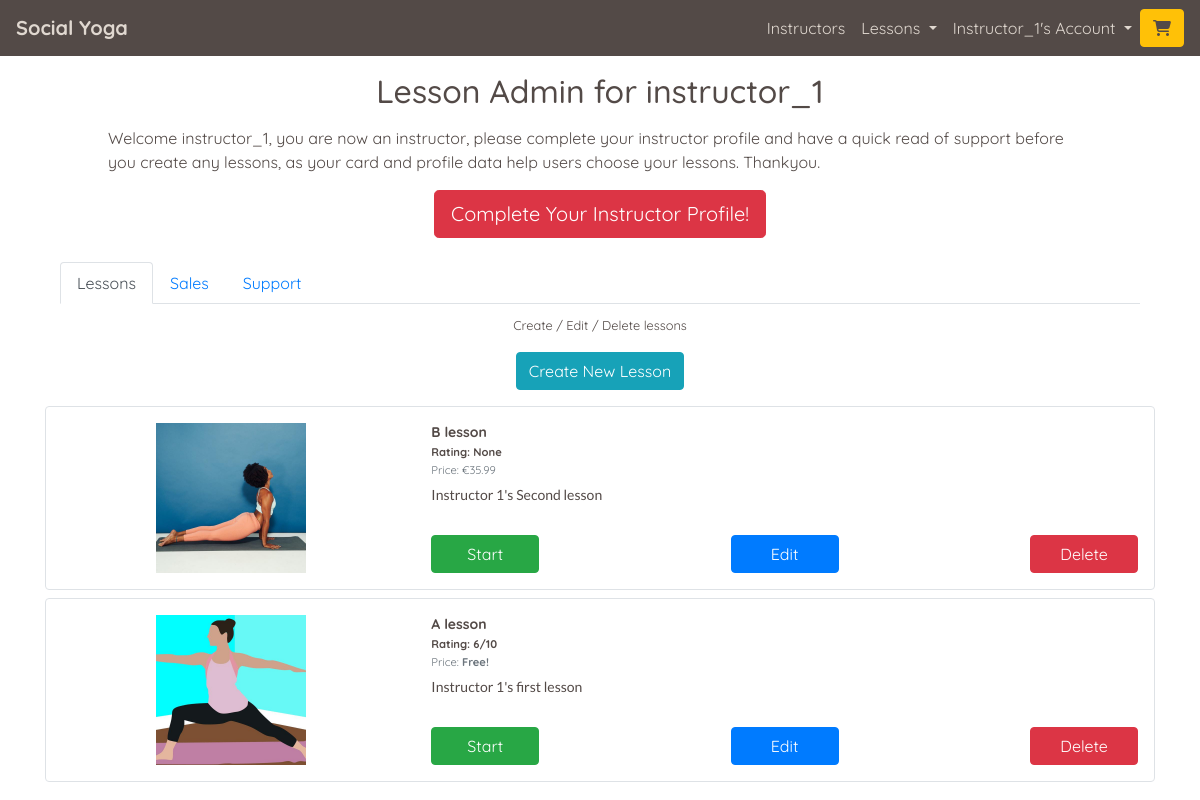
Before: /lessons/instructor_admin/ (signed in) with the older database file.
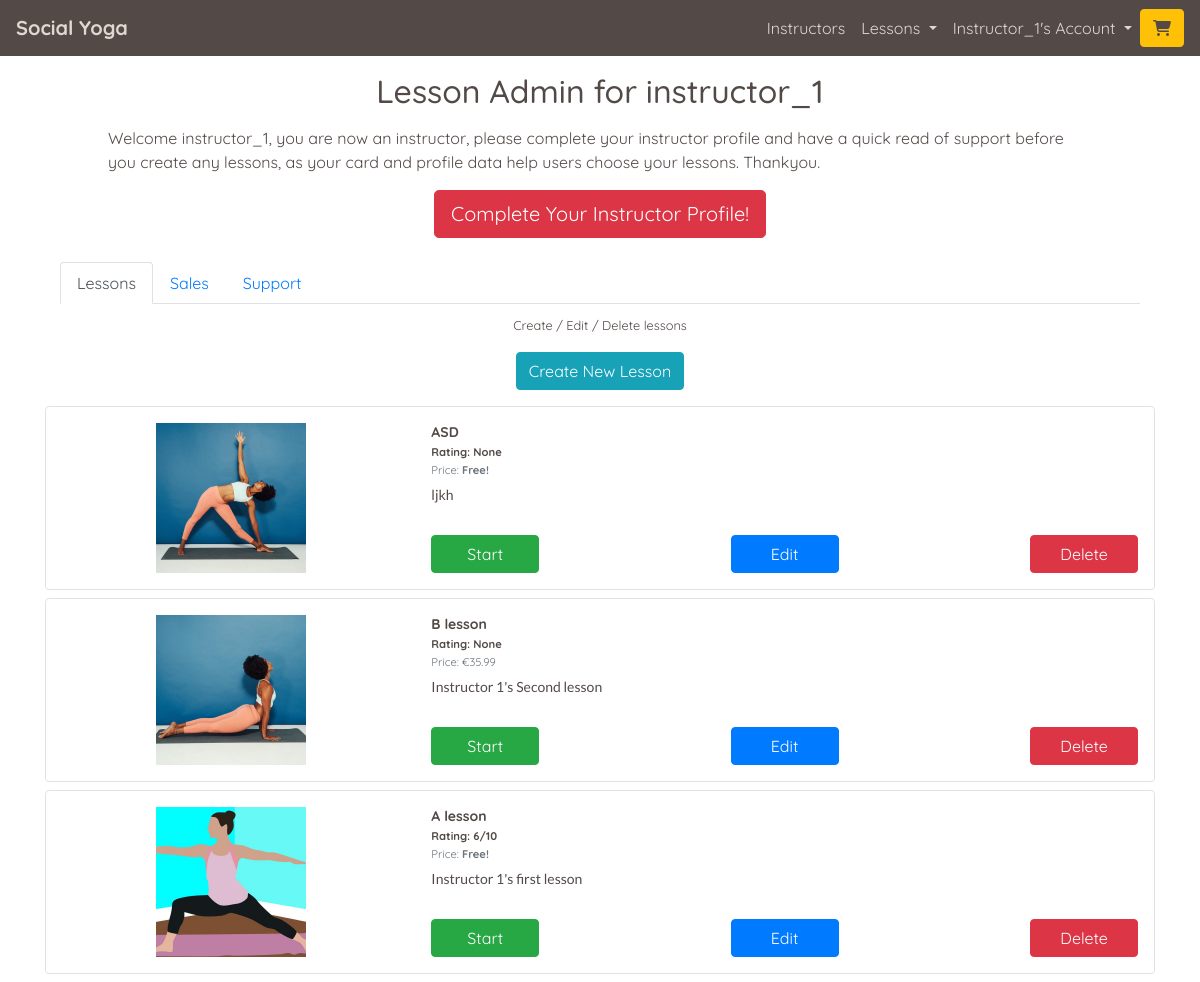
After: the same page with the newer database file.
### profiles/models.py (models this page shows, shortened)
class UserProfile(models.Model):
    user = models.OneToOneField(User, on_delete=models.CASCADE)
    first_name = models.CharField(max_length=50, null=False, blank=False)
    last_name = models.CharField(max_length=50, null=False, blank=False)
    is_instructor = models.BooleanField(default=False)
    requested_instructor_status = models.BooleanField(default=False)
    card_description = models.TextField(max_length=256, blank=True, default='')
    profile_description = models.TextField(max_length=650,
                                           blank=True,
                                           default='')
    image = ResizedImageField(size=[600, 600],
                              quality=75,
                              crop=['middle', 'center'],
                              force_format='JPEG',
                              null=True,
                              blank=True,
                              upload_to='profile_images/')
    rating = models.DecimalField(max_digits=5,
                                 decimal_places=0,
                                 null=True,
                                 blank=True)
    lesson_count = models.IntegerField(default=0, editable=False)
    def __str__(self):
        return self.user.username

### lessons/models.py (models this page shows, shortened)
class Lesson(models.Model):
    lesson_id = models.CharField(max_length=32,
                                 null=False,
                                 editable=False)
    instructor_profile = models.ForeignKey(UserProfile,
                                           on_delete=models.SET_NULL,
                                           null=True,
                                           blank=True,
                                           related_name='lessons')
    lesson_name = models.CharField(max_length=32,
                                   null=False,
                                   editable=True)
    card_description = models.TextField(max_length=254)
    description = models.TextField(max_length=2048)
    image = ResizedImageField(size=[600, 600],
                              quality=75,
                              crop=['middle', 'center'],
                              force_format='JPEG',
                              upload_to='lesson_images/')
    rating = models.DecimalField(max_digits=5,
                                 decimal_places=0,
                                 null=True, blank=True)
    video_url = models.URLField(max_length=1024,
                                blank=False,
                                null=False)
    time = models.IntegerField(blank=False, null=False)
    is_free = models.BooleanField(default=True)
    price = models.DecimalField(max_digits=6,
                                decimal_places=2,
                                blank=False,
                                null=False,
                                default=0.00)

### lessons/views.py (the view)
# urls.py: path('instructor_admin/', views.instructor_admin, name='instructor_admin'),
@login_required
def instructor_admin(request):
    instructor_profile_incomplete = False
    profile = get_object_or_404(UserProfile, user=request.user)
    if not profile.is_instructor:
        messages.error(request, 'Only instructors can do this.')
        return redirect('home')
    template = 'lessons/instructor_admin.html'
    instructor_created_lessons = Lesson.objects.filter(
        instructor_profile=profile).order_by('-pk')
    customer_purchases = OrderLineItem.objects.filter(
        lesson__in=instructor_created_lessons).values_list('lesson', flat=True)
    sales = OrderLineItem.objects.filter(
        lesson__in=instructor_created_lessons).order_by('-order__date')
    if profile.profile_description == '' or profile.card_description == '':
        instructor_profile_incomplete = True
    context = {
        'profile': profile,
        'instructor_created_lessons': instructor_created_lessons,
        'customer_purchases': customer_purchases,
        'sales': sales,
        'instructor_profile_incomplete': instructor_profile_incomplete
    }
    return render(request, template, context)

### home/contexts.py (called while the page is built)
def purchased_lessons(request):
    profile = get_profile_or_none(request)
    purchased = None
    purchased_lesson_ids = []
    if profile:
        purchased = OrderLineItem.objects.filter(profile=profile)
        if purchased:
            for item in purchased:
                purchased_lesson_ids.append(item.lesson.lesson_id)
    context = {
        'purchased_lessons': purchased,
        'purchased_lesson_ids': purchased_lesson_ids,
    }
    return context

### yoga/utils.py (called while the page is built)
def get_profile_or_none(request):
    try:
        return UserProfile.objects.get(user=request.user)
    except Exception:
        return None

### lessons/templates/lessons/instructor_admin.html (shortened to what this page needs)
{% extends "base.html" %}
{% load static %}
{% load site_utils %}
{% block page_header %}
<div class="container header-container">
    <div class="row">
        <div class="col">
            <h1 class="text-center title-text mt-3 mb-0">Lesson Admin for {{ profile }}</h1>
        </div>
    </div>
</div>
{% endblock %}
{% block content %}
<div class="overlay"></div>
<div class="container page-contents">
    {% if instructor_profile_incomplete %}
        <div class="row mx-auto">
            <div class="col-12">
                <p class="mx-5 my-3">
                    Welcome {{ profile }}, you are now an instructor, please complete your instructor profile and have a quick read of support before you create any lessons, as your card and profile data help users choose your lessons.  Thankyou.
                </p>
                <p class="text-center">
                    <a href="{% url 'edit_profile' %}" class="btn btn-lg btn-md-lg btn-danger rounded-20">
                        Complete Your Instructor Profile!
                    </a>
                </p>
            </div>
        </div>
    {% endif %}
    <div class="row mx-auto">
        <div class="col-12">
            <ul class="nav nav-tabs my-2" id="myTab" role="tablist">
                <li class="nav-item" role="presentation">
                    <a class="nav-link active" id="lessons-tab" data-toggle="tab" href="#lessons" role="tab" aria-controls="lessons" aria-selected="true">Lessons</a>
                </li>
                <li class="nav-item" role="presentation">
                    <a class="nav-link" id="sales-tab" data-toggle="tab" href="#sales" role="tab" aria-controls="sales" aria-selected="false">Sales</a>
                </li>
                <li class="nav-item" role="presentation">
                    <a class="nav-link" id="support-tab" data-toggle="tab" href="#support" role="tab" aria-controls="support" aria-selected="false">Support</a>
                </li>
                </ul>
                <div class="tab-content" id="myTabContent">
                <div class="tab-pane fade show active" id="lessons" role="tabpanel" aria-labelledby="lessons-tab">
                    <p class="text-center"><small>Create / Edit / Delete lessons</small></p>
                    <div class="div">
                        <p class="text-center"><a class="btn btn-info" href="{% url 'create_lesson' %}" role="button">Create New Lesson</a></p>
                    </div>
                    {% if instructor_created_lessons %}
                        {% for lesson in instructor_created_lessons %}
                            <div class="row border custom-border my-2 instructor-admin-card-text">
                                <div class="col-12 col-md-4">
                                    {% if lesson.image %}
                                        <div class="lesson-card-image-container m-auto p-3 text-center">
                                            <img class="img-fluid lesson-admin-images" src="{{ lesson.image.url }}" alt="{{ lesson.lesson_name }}">
                                        </div>
                                    {% endif %}
                                </div>
                                <div class="col-12 col-md-8 p-3 d-flex flex-column">
                                    <p class="mb-0"><strong>{{ lesson.lesson_name }}</strong></p>
                                    <p class="card-text mb-0"><small><strong>Rating: {{ lesson.rating }}{% if lesson.rating %}/10{% endif %}</strong></small></p>
                                    {% if lesson.price > 0 %}
                                        <p class="card-text mb-0"><small class="text-muted">Price: €{{ lesson.price }}</small></p>
                                    {% else %}
                                        <p class="card-text mb-0"><small class="text-muted">Price: <strong>Free!</strong></small></p>
                                    {% endif %}
                                    <p class="card-text alt-font mt-2">{{ lesson.card_description }}</p>
                                    <div class="row mt-auto">
                                        <div class="col-4">
                                            <p class="text-left mb-0"><a class="btn btn-success instructor-admin-button" href="{% url 'studio' lesson.lesson_id %}" role="button">Start</a></p>
                                        </div>
                                        <div class="col-4">
                                            <p class="text-center mb-0"><a class="btn btn-primary instructor-admin-button" href="{% url 'edit_lesson' lesson.lesson_id %}" role="button">Edit</a></p>
                                        </div>
                                        <div class="col-4">
                                            {% if lesson.pk not in customer_purchases %}
                                                <p class="text-right mb-0">
                                                    <button type="button" class="btn btn-danger instructor-admin-button" onclick="delete_lesson_modal(`{% url 'delete_lesson' lesson.lesson_id %}`)">
                                                        Delete
                                                    </button>
                                                </p>
                                            {% else %}
                                                <p class="text-right mb-0"><a class="btn btn-secondary instructor-admin-button" role="button" data-toggle="popover" title="Warning" data-placement="bottom" data-content="Cannot Delete.  You can only edit a lesson customers have purchased.">Delete</a></p>
                                            {% endif %}
                                        </div>
                                    </div>
                                </div>
                            </div>
                        {% endfor %}
                    {% else %}
                        <p class="text-center">You have not created any lessons yet</p>
                    {% endif %}
                </div>
            </div>
        </div>
    </div>
</div>
{% endblock %}

### templates/base.html (shortened to what this page needs)
{% load static %}
<!doctype html>
<html lang="en">
  <head>
    {% block corecss %}
      <link rel="stylesheet" href="https://cdn.jsdelivr.net/npm/bootstrap@4.5.3/dist/css/bootstrap.min.css">
      <link rel="stylesheet" href="{% static 'css/base.css' %}" >
    {% endblock %}
</head>
<body>
    <header class="container-fluid fixed-top-desktop-only p-0">
        <nav class="navbar navbar-expand-lg navbar-custom">
            <a class="navbar-brand" href="{% url 'home' %}"><strong>Social Yoga</strong></a>
            {% if user.is_authenticated %}
            <div class="order-0 order-lg-1 ml-auto">
                <a class="btn btn-warning" href="{% url 'view_basket' %}" id="navbar-basket" role="button">
                    <span class="icon">
                        <i class="fas {% if product_count > 0 %}fa-cart-plus{% else %}fa-shopping-cart{% endif %} colour-primary" id="nav-cart-icon"></i>
                    </span>
                </a>
            </div>
            {% endif %}
            <div class="collapse navbar-collapse" id="navbarNav">
                <ul class="navbar-nav ml-auto mb-2 mb-lg-0">
                    <li class="nav-item">
                        <a class="nav-link active" aria-current="page" href="{% url 'instructors' %}">Instructors</a>
                    </li>
                    {% if user.is_authenticated %}
                    <li class="nav-item">
                        <div class="nav-link dropdown">
                            <a class="dropdown-toggle nav-link-format" href="#" role="button" id="lessonsDropdownMenuLink" data-toggle="dropdown" aria-haspopup="true" aria-expanded="false">
                                Lessons
                            </a>
                        </div>
                    </li>
                    {% endif %}
                    <li class="nav-item">
                        <div class="nav-link dropdown">
                            <a class="dropdown-toggle nav-link-format" href="#" role="button" id="accountDropdownMenuLink" data-toggle="dropdown" aria-haspopup="true" aria-expanded="false">
                                {% if user.is_authenticated %}{{ user|title }}'s{% else %}My{% endif %} Account
                            </a>
                        </div>
                    </li>
                </ul>
            </div>
        </nav>
    </header>
        {% block page_header %}
        {% endblock %}
        {% block content %}
        {% endblock %}
</body>
</html>

### static/css/base.css (style rules this page uses)
html { height: 100%; }
body { background: url('/static/images/backgrounds/background-image.jpg') no-repeat center center fixed; background-size: cover; background-position: 75% 40px; height: calc(100vh - 63px); color: #534a47; font-family: 'Quicksand'; font-size: 16px; }
.title-text { font-size: 1.5rem; }
.overlay { height: 100%; width: 100%; top: 0; left: 0; position: fixed; background: white; z-index: -1; }
.header-container { margin-top: 0px; }
.custom-border { border: solid 1px #534a47; border-radius: .25rem; }
.alt-font { font-family: 'Lato'; }
.navbar-custom { background-color: #534a47; }
.navbar-custom a { color: #e0d8d0; }
.colour-primary { color: #534a47 !important; }
.nav-link-format { text-decoration: none; }
.lesson-admin-images { width: 100%; max-width: 150px; }
.instructor-admin-card-text p, .lesson-review-div p:not(:first-child) { line-height: 1.3; font-size: 14px; }
.instructor-admin-button { width: 100%; padding-left: 0; padding-right: 0; }
@media (min-width: 412px) { .instructor-admin-button { width: 75%; } }
@media (min-width: 768px) { .title-text, .index-main-text { font-size: 2rem; } }
@media (min-width: 1200px) { body { background-position: 0 35px; } }
@media (min-width: 1200px) { .header-container { margin-top: 56px; } }
@media (min-width: 1200px) { .fixed-top-desktop-only { position: fixed; top: 0; right: 0; left: 0; z-index: 1049; } }
@media (min-width: 1200px) { .instructor-admin-button { width: 50%; } }

Changed rows visible on the page:
added Lesson: image (picture), lesson_name "ASD", rating "None", shows "Price:", price "Free!", card_description "ljkh", shows "Delete"
